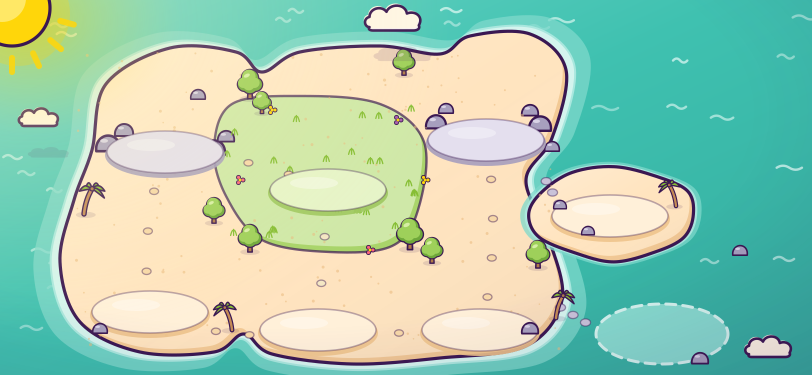
#> input picture design/assets/map/2.0x/map_island_morning.png, 1624 x 750 px, found by its file name (shown at 1/2 size)
$ python contact.py
#> lines starting #> are read from the running program, lines starting #| are printed output that depends on the picture
from PIL import Image, ImageDraw, ImageFont
import os
A='/workspace/seamonsters/design/assets'
F='/workspace/seamonsters/design/_work/'
ft=ImageFont.truetype(F+'LuckiestGuy.ttf',44); fb=ImageFont.truetype(F+'Baloo2-700.ttf',22); fs=ImageFont.truetype(F+'Baloo2-600.ttf',18)
PL=(58,23,82); CR=(255,246,229)
places=['beach','cave','forest','library','lighthouse','islets','shadow']
icons=['beach_shell','cave_palette','forest_magnifier','library_book','lighthouse_play','islets_puzzle','shadow_lantern','sound_on','sound_off','parental_gate','back','home','padlock','padlock_badge']
W=2400; c=Image.new('RGBA',(W,4000),CR); d=ImageDraw.Draw(c)
d.text((60,40),'LIL C MONSTERS · ASSETS v1.3 (WORKING DRAFT)',font=ft,fill=PL)
d.text((60,100),'design/assets · places 200 dp export, shown at 140 dp × map scale (120 to 200 dp) · icons 44 to 96 dp · map 812×375 dp · 27 Oct 2026 · not final art',font=fb,fill=(90,63,107))
y=150
d.text((60,y),'1 · MAP DECOR (morning lagoon, empty spots) + phone-safe 16:9 crop (dashed)',font=fb,fill=PL); y+=36
m=Image.open(A+'/map/2.0x/map_island_morning.png').convert('RGBA'); mw=1500; m=m.resize((mw,int(m.height*mw/m.width)),Image.LANCZOS)
c.alpha_composite(m,(60,y)); x0=60+int(mw*(812-667)/2/812); x1=60+mw-int(mw*(812-667)/2/812)
for yy in range(y,y+m.height,18): d.line((x0,yy,x0,yy+9),fill=PL,width=3); d.line((x1,yy,x1,yy+9),fill=PL,width=3)
mk=Image.open('/workspace/seamonsters/design/map_sketch_v1.png').convert('RGBA'); mk=mk.resize((760,int(mk.height*760/mk.width)),Image.LANCZOS)
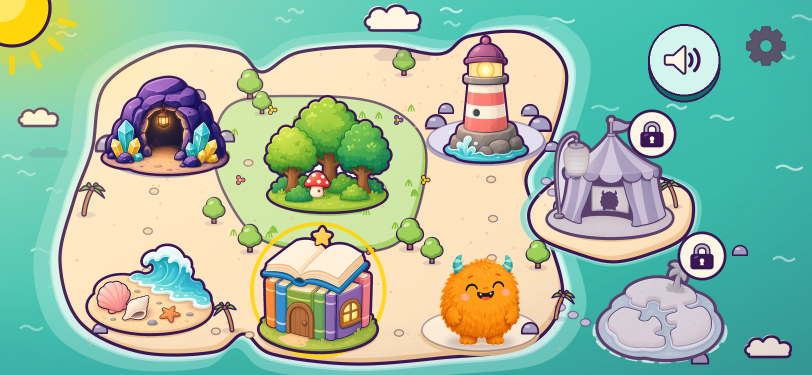
#> input picture design/map_sketch_v1.png, 1624 x 750 px, found by its file name (shown at 1/2 size)
#> after `mk = mk.resize((760, int(mk.height * 760 / mk.width)), Image.LANCZOS)`:
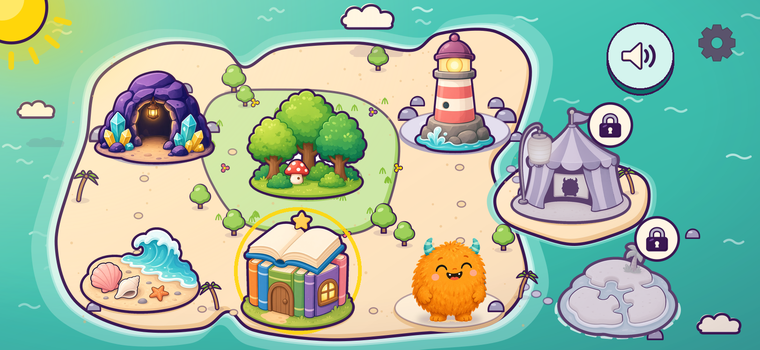
#> mk: PIL image 760x350 RGBA; mean R, G, B, A 156.3, 187.2, 162.9, 255
c.alpha_composite(mk.resize((780, int(mk.height*780/760))) if False else mk,(1600,y)); d.text((1600,y+mk.height+6),'mockup: design/map_sketch_v1.png',font=fs,fill=PL)
y+=m.height+20
#> y = 898
d.text((60,y),'1b · TABLET 4:3 MAP (1024×768 dp) + mockup · places 140 dp × map scale (120 to 200 dp), HUD fixed dp, no pictograms on places',font=fb,fill=PL); y+=36
#> after `y += 36`: y = 934
tm=Image.open(A+'/map/2.0x/map_island_morning_tablet43.png').convert('RGBA'); tm=tm.resize((900,675),Image.LANCZOS); c.alpha_composite(tm,(60,y))
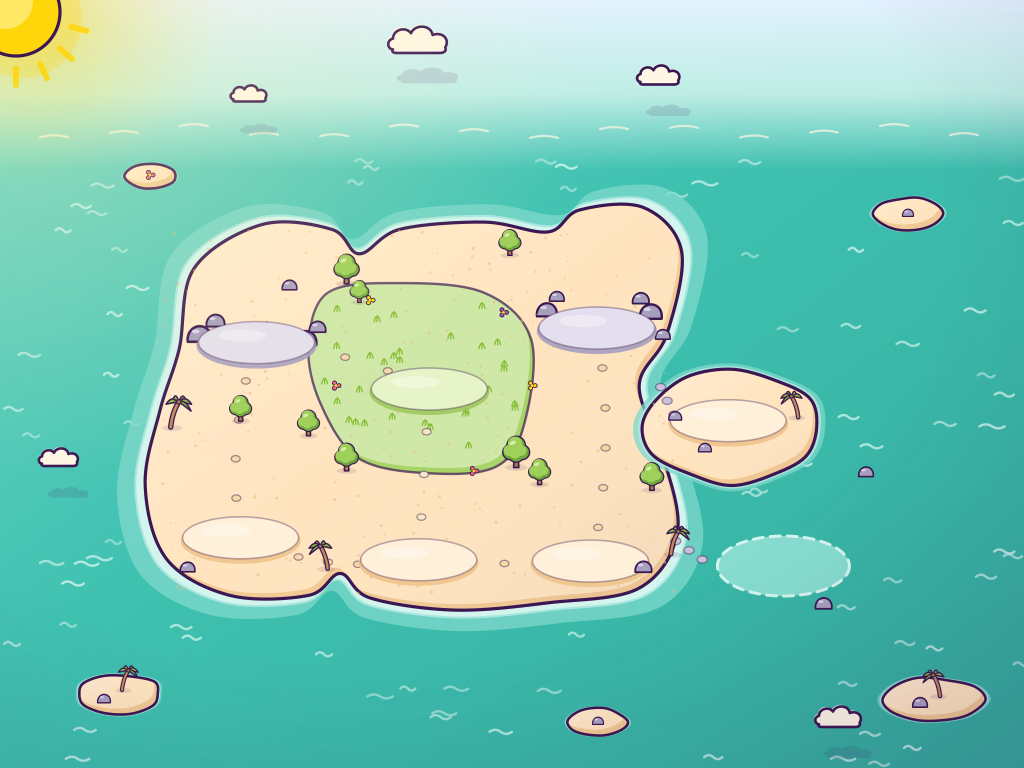
#> input picture design/assets/map/2.0x/map_island_morning_tablet43.png, 2048 x 1536 px, found by its file name (shown at 1/2 size)
tk=Image.open('/workspace/seamonsters/design/map_sketch_tablet43_v1.png').convert('RGBA').resize((900,675),Image.LANCZOS); c.alpha_composite(tk,(1000,y))
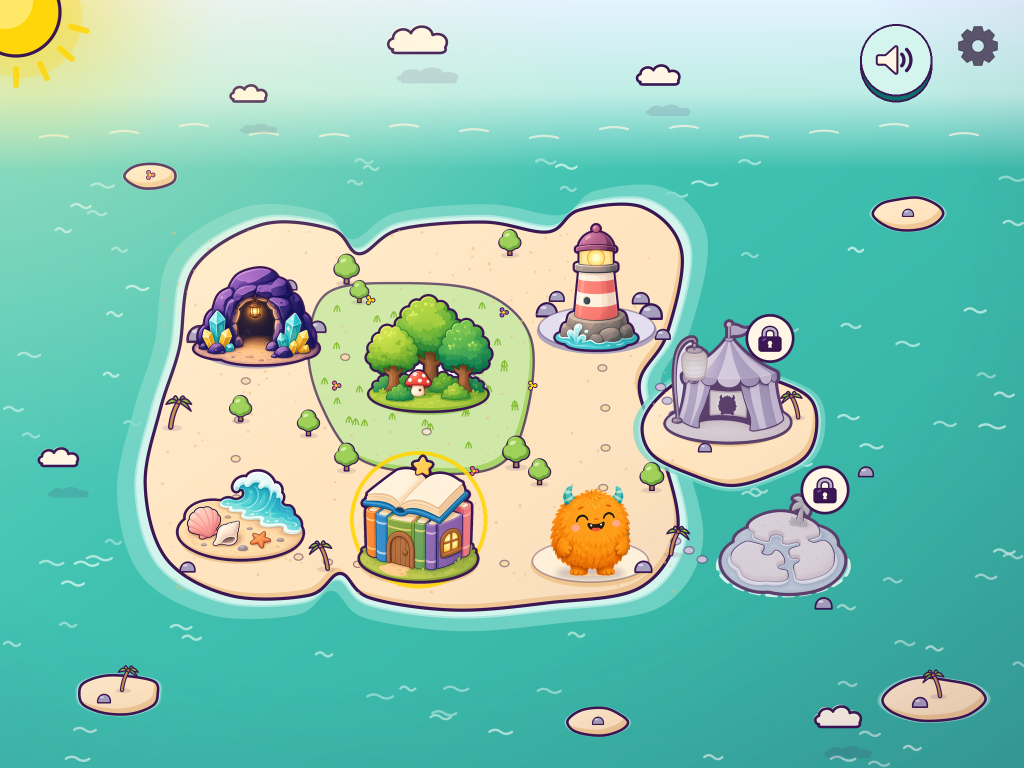
#> input picture design/map_sketch_tablet43_v1.png, 2048 x 1536 px, found by its file name (shown at 1/2 size)
#> after `tk = Image.open('/workspace/seamonsters/design/map_sketch_tablet43_v1.`:
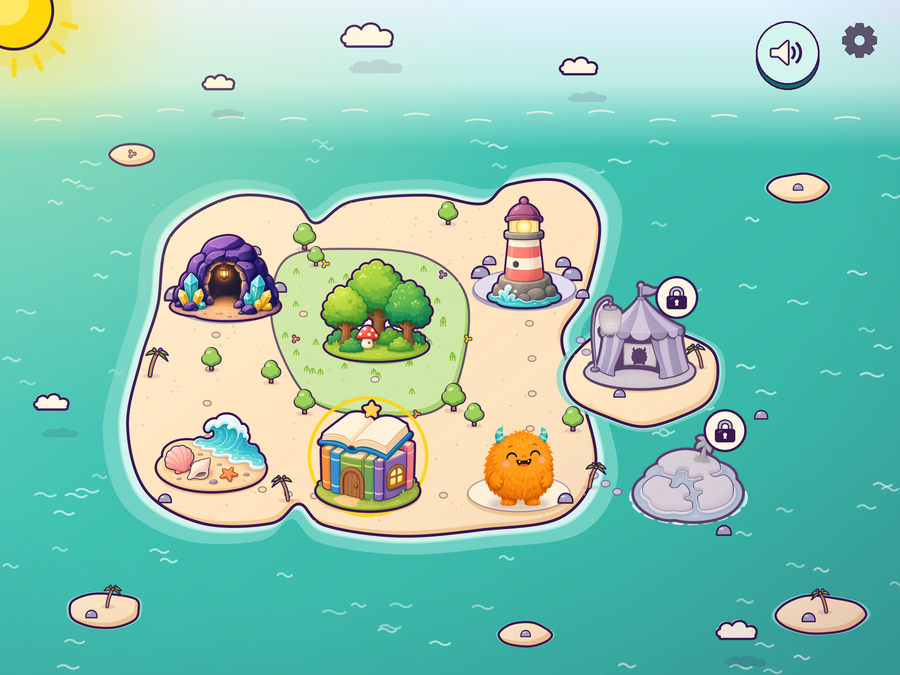
#> tk: PIL image 900x675 RGBA; mean R, G, B, A 136.4, 196.7, 177.7, 255
d.text((60,y+680),'design/assets/map/map_island_morning_tablet43.png',font=fs,fill=PL); d.text((1000,y+680),'mockup: design/map_sketch_tablet43_v1.png',font=fs,fill=PL)
y+=675+50
#> y = 1659
d.text((60,y),'1c · COMPACT PHONE MAP (640×360 dp, screens 360 dp tall or less) + 568×320 mockup · places 120 dp × s, clamped 100 to 200 dp',font=fb,fill=PL); y+=36
#> after `y += 36`: y = 1695
cm=Image.open(A+'/map/2.0x/map_island_morning_compact.png').convert('RGBA').resize((900,506),Image.LANCZOS); c.alpha_composite(cm,(60,y))
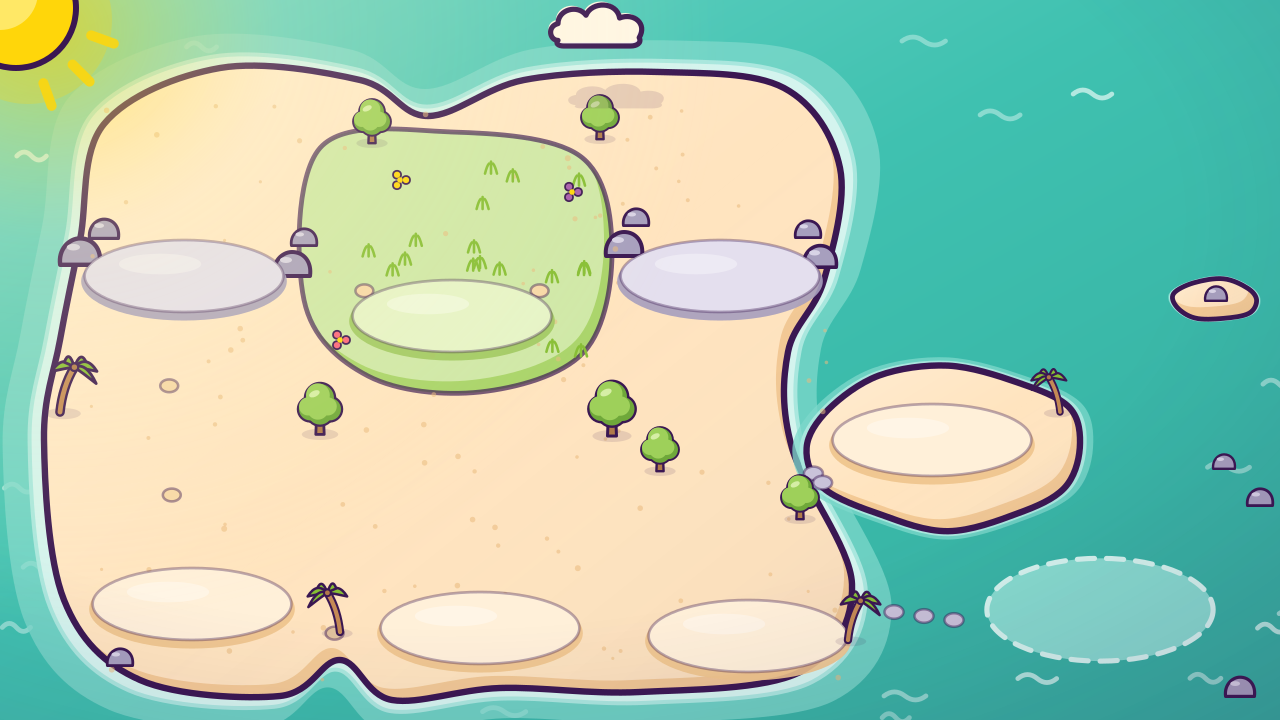
#> input picture design/assets/map/2.0x/map_island_morning_compact.png, 1280 x 720 px, found by its file name
#> after `c.alpha_composite(cm, (60, y))`:
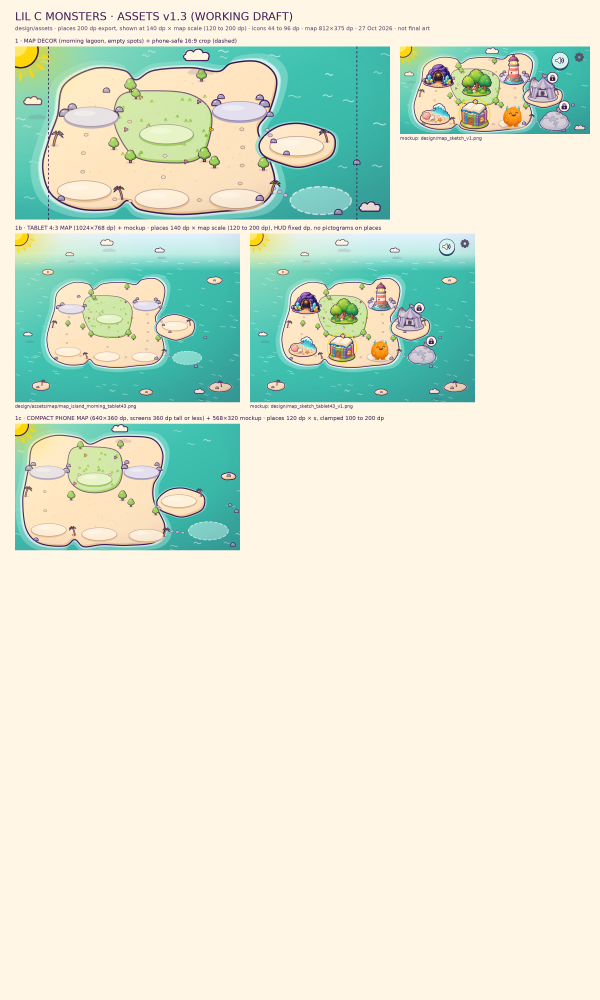
#> c: PIL image 2400x4000 RGBA (shown at 1/4 size); mean R, G, B, A 223.1, 231.3, 212.6, 255
#> (the run stopped early here; a loop or call above may not have finished)
